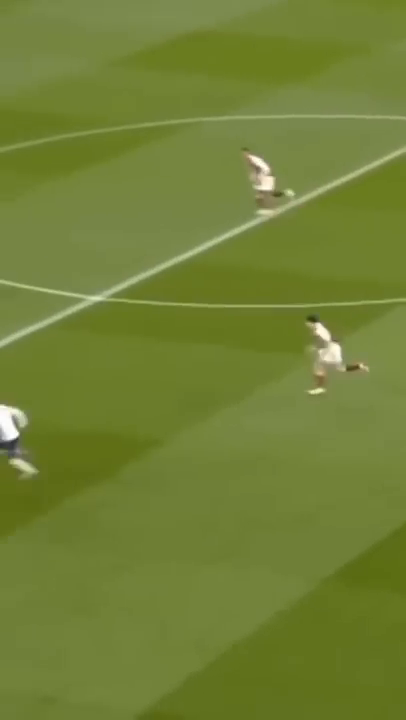
#> input picture frame 25 of OpenCV 강좌/asset/mov/02.mp4, 406 x 720 px
$ jupyter execute 33.HOG.ipynb
#> lines starting #> are read from the running program, lines starting #| are printed output that depends on the picture; after the words box and inside, x2 and y2 are one past the last pixel; in counts of white or black regions, pixels touching at a corner belong together
[cell 1]
# HOG-SVM 보행자 검출 (svm_hog_pedestrian.py)

import cv2

# default 디덱터를 위한 HOG 객체 생성 및 설정--- ①
hogdef = cv2.HOGDescriptor()
hogdef.setSVMDetector(cv2.HOGDescriptor_getDefaultPeopleDetector())

# dailer 디덱터를 위한 HOG 객체 생성 및 설정--- ②
hogdaim  = cv2.HOGDescriptor((48,96), (16,16), (8,8), (8,8), 9)
hogdaim.setSVMDetector(cv2.HOGDescriptor_getDaimlerPeopleDetector())

cap = cv2.VideoCapture('./asset/mov/02.mp4')
mode = True  # 모드 변환을 위한 플래그 변수
print('Toggle Space-bar to change mode.')
while cap.isOpened():
    ret, img = cap.read()
#> img is the input picture: shape (720, 406, 3); mean B, G, R 53.6, 128, 112.5
    if ret :
        if mode:
            # default 디텍터로 보행자 검출 --- ③
            found, _ = hogdef.detectMultiScale(img)
#> found = ()
            for (x,y,w,h) in found:
                cv2.rectangle(img, (x,y), (x+w, y+h), (0,255,255))
#> this loop made 0 passes
        else:
            # daimler 디텍터로 보행자 검출 --- ④
            found, _ = hogdaim.detectMultiScale(img)
            for (x,y,w,h) in found:
                cv2.rectangle(img, (x,y), (x+w, y+h), (0,255,0))
        cv2.putText(img, 'Detector:%s'%('Default' if mode else 'Daimler'), \
                        (10,50 ), cv2.FONT_HERSHEY_DUPLEX,1, (0,255,0),1)
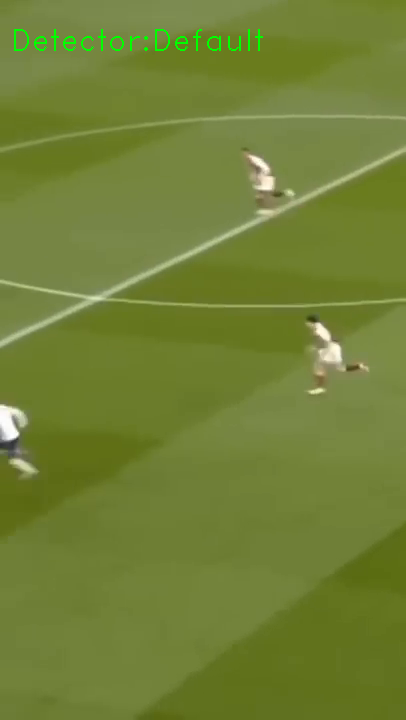
#> img: shape (720, 406, 3); 0.38% of pixels changed, all inside (x1, y1, x2, y2) = (14, 29, 263, 51)
        cv2.imshow('frame', img)
        key = cv2.waitKey(1)
#> (key Esc is pressed here)
        if key == 27:
            break
        elif key == ord(' '):
            mode = not mode
    else:
        break
cap.release()
cv2.destroyAllWindows()


$ run again, starting later in the video
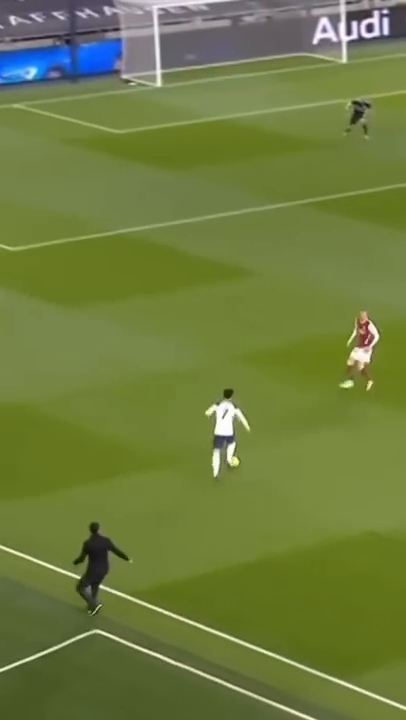
#> input picture frame 112 of OpenCV 강좌/asset/mov/02.mp4, 406 x 720 px
#> img is the input picture: shape (720, 406, 3); mean B, G, R 63, 123.7, 109.7
#> found = [[331, 288, 66, 132], [190, 369, 71, 142], [60, 500, 72, 144]]
#> the loop `for (x,y,w,h) in found:` made 3 passes
#> after the loop `for (x,y,w,h) in found:`:
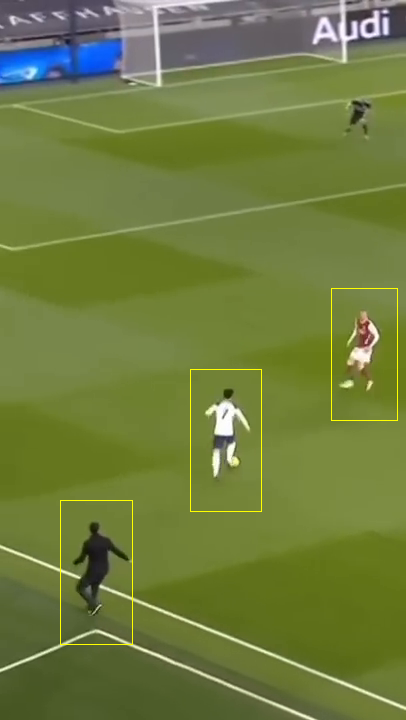
#> img: shape (720, 406, 3); 0.43% of pixels changed, all inside (x1, y1, x2, y2) = (60, 288, 398, 645)
#> `cv2.putText(img, 'Detector:%s'%('Default' if mode else 'Daimler'), \ (..`:
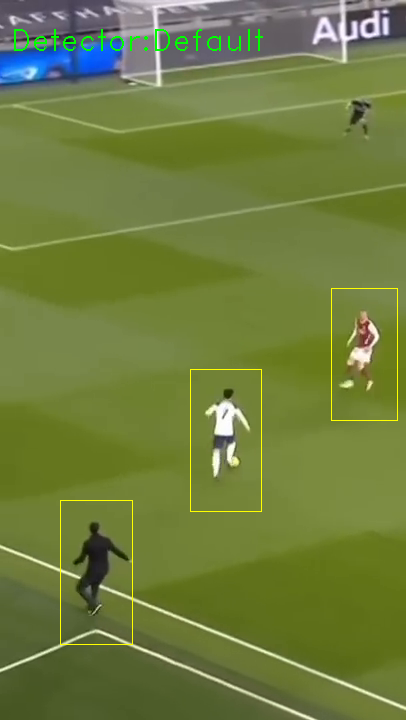
#> img: shape (720, 406, 3); 0.38% of pixels changed, all inside (x1, y1, x2, y2) = (14, 29, 263, 51)

$ run again, starting later in the video
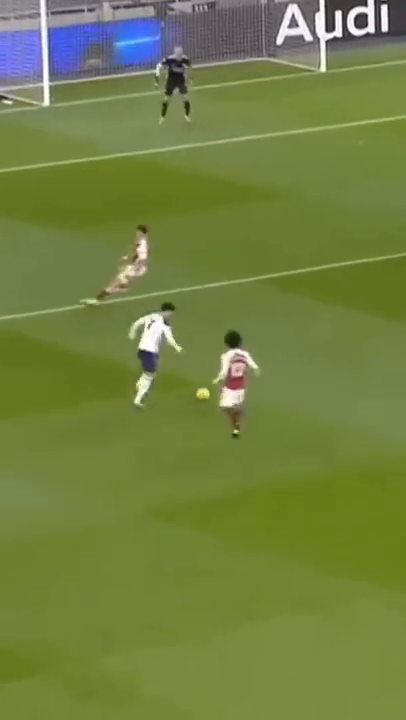
#> input picture frame 200 of OpenCV 강좌/asset/mov/02.mp4, 406 x 720 px
#> img is the input picture: shape (720, 406, 3); mean B, G, R 66, 127.9, 114.1
#> found = [[113, 285, 75, 149], [194, 310, 81, 162]]
#> the loop `for (x,y,w,h) in found:` made 2 passes
#> after the loop `for (x,y,w,h) in found:`:
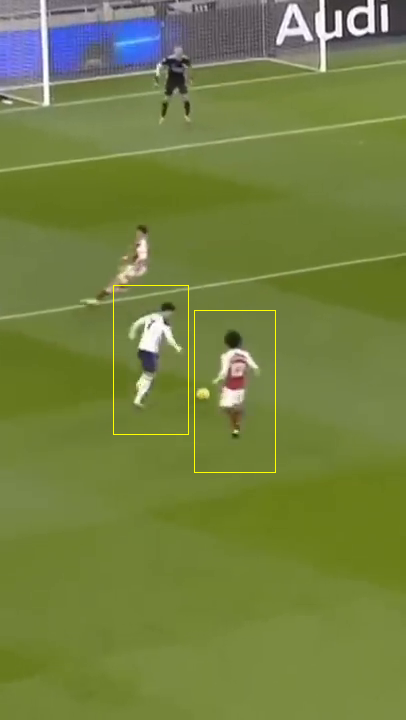
#> img: shape (720, 406, 3); 0.32% of pixels changed, all inside (x1, y1, x2, y2) = (113, 285, 276, 473)
#> `cv2.putText(img, 'Detector:%s'%('Default' if mode else 'Daimler'), \ (..`:
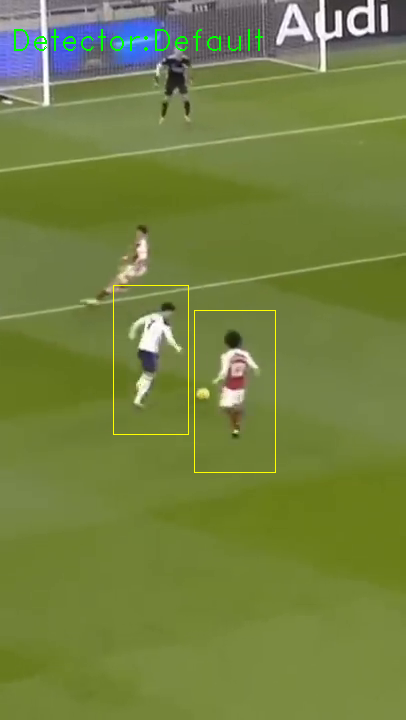
#> img: shape (720, 406, 3); 0.38% of pixels changed, all inside (x1, y1, x2, y2) = (14, 29, 263, 51)
